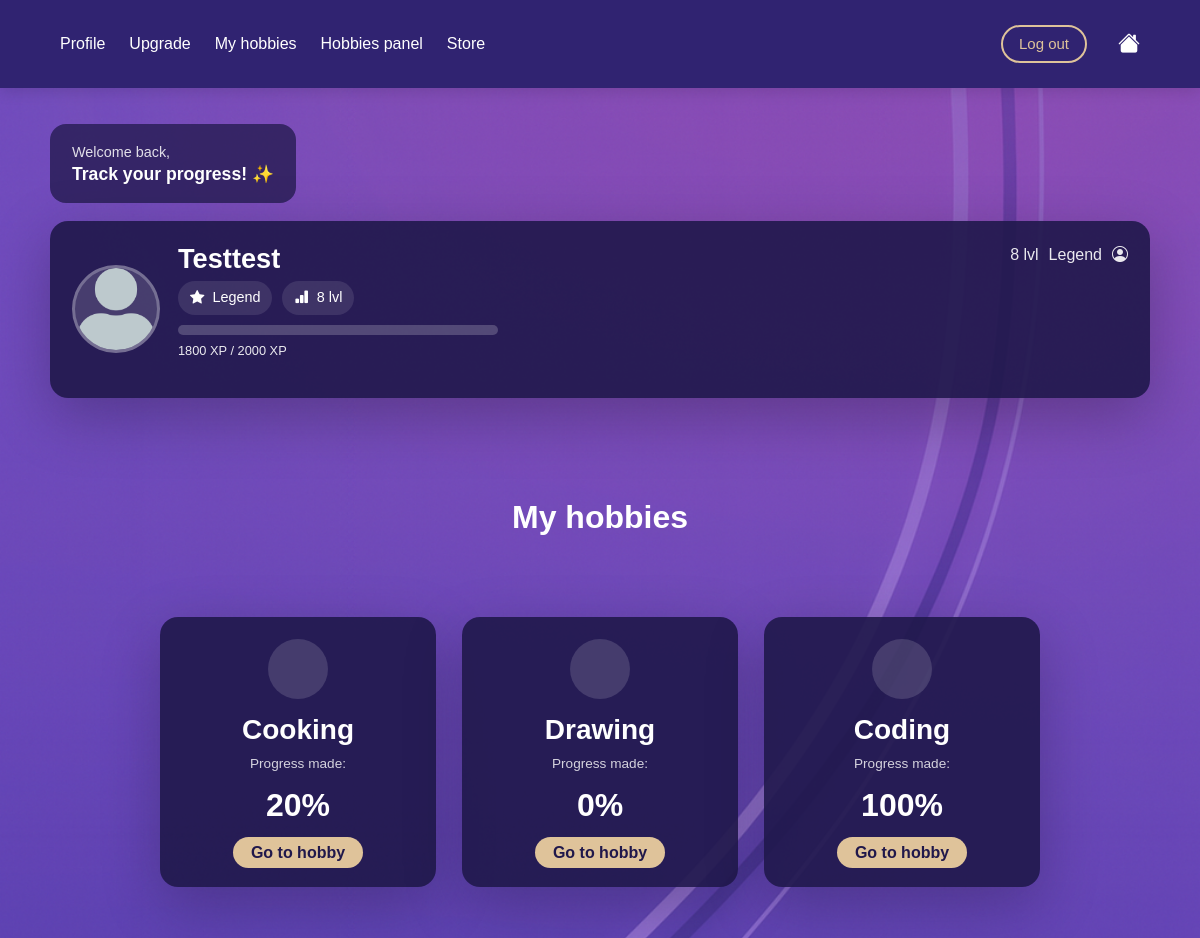
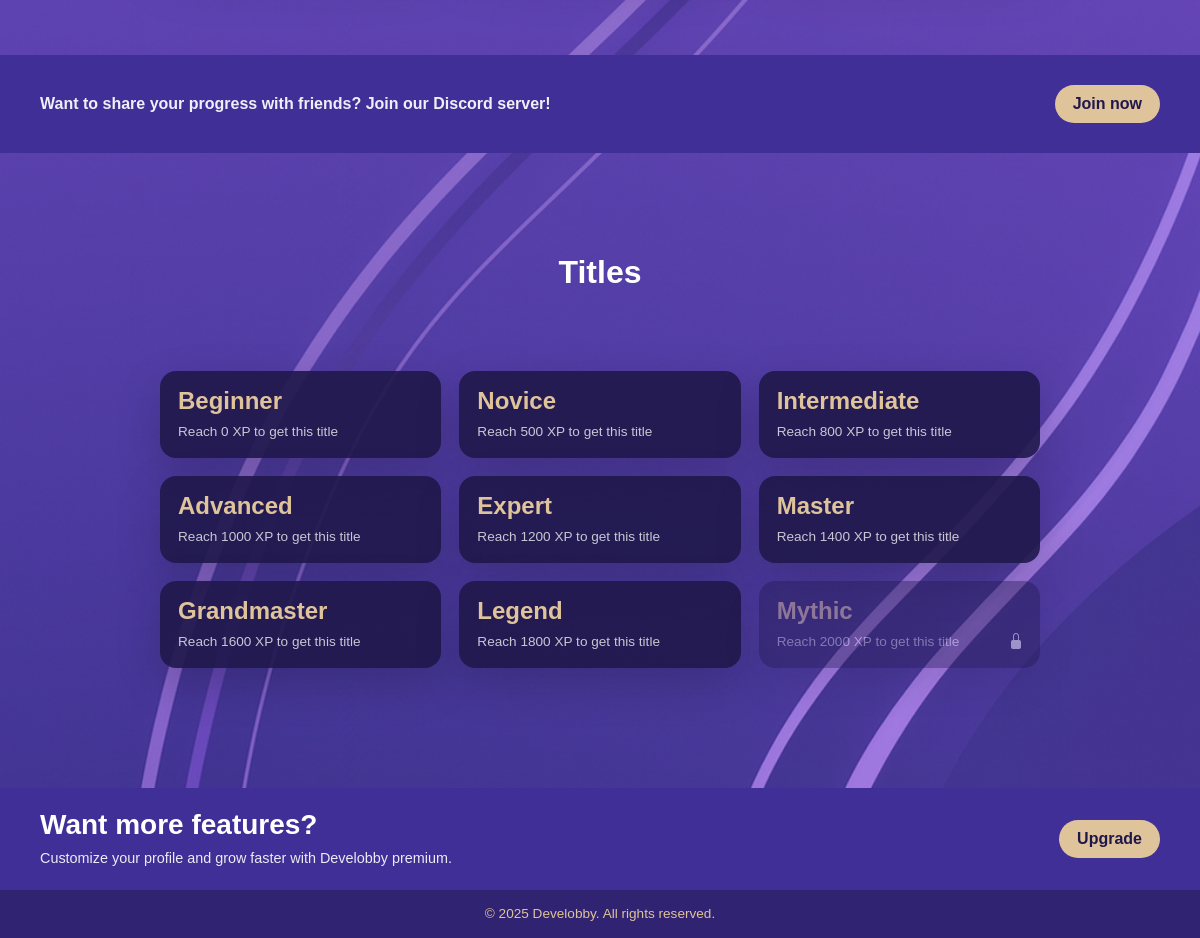
Page /profile/ (signed in) on the committed database (2 pictures, top to bottom).
### myapp/models.py (models this page shows, shortened)
class Level(models.Model):
    title = models.CharField(max_length=100, unique=True)
    xp_required = models.PositiveIntegerField()
    class Meta:
        ordering = ['xp_required']

class Hobby(models.Model):
    user = models.ForeignKey(User, on_delete=models.CASCADE, related_name="hobbies")
    detail = models.ForeignKey(HobbyDetail, on_delete=models.CASCADE)

class HobbyDetail(models.Model):
    name = models.CharField(max_length=100, unique=True)
    description = models.TextField()

### myapp/views.py (the view)
# urls.py: path('profile/', views.profile, name='profile'),
@login_required
def profile(request):
    user = request.user
    hobbies = (
        Hobby.objects
        .filter(user=user)
        .select_related("detail")
    )
    HOBBY_ICONS = {
        "Cooking": "fi fi-rr-hat-chef",
        "Drawing": "fi fi-rr-drawer-alt",
        "Coding": "fi fi-rr-square-terminal",
        "Music": "fi fi-rr-music-alt",
        "Fitness": "fi fi-tr-dumbbell-ray",
    }
    for hobby in hobbies:
        hobby.icon = HOBBY_ICONS.get(hobby.detail.name, "fi fi-rr-star")
        challenges = Challenge.objects.filter(hobby_detail=hobby.detail)
        total = challenges.count()
        completed = UserChallenges.objects.filter(
            user=user,
            challenge__in=challenges,
            completed=True
        ).count()
        hobby.progress = int((completed / total) * 100) if total > 0 else 0
    stats, _ = UserStats.objects.get_or_create(user=user)
    current_xp = stats.xp_total
    levels = list(Level.objects.all().order_by("xp_required"))
    current_level = None
    next_level = None
    level_number = 0
    for i, lvl in enumerate(levels):
        if current_xp >= lvl.xp_required:
            current_level = lvl
            level_number = i + 1
            if i + 1 < len(levels):
                next_level = levels[i + 1]
    progress_percent = 100          # domyślnie pełny pasek
    xp_color = "xp-high"             # jeden kolor (złoty)
    if current_level and next_level:
        xp_range = next_level.xp_required - current_level.xp_required
        if xp_range > 0:
            xp_progress = current_xp - current_level.xp_required
            progress_percent = int((xp_progress / xp_range) * 100)
            progress_percent = max(0, min(progress_percent, 100))
        else:
            progress_percent = 100
    return render(request, "myapp/profile.html", {
        "user": user,
        "hobbies": hobbies,
        "current_level": current_level,
        "next_level": next_level,
        "current_xp": current_xp,
        "progress_percent": progress_percent,
        "level_number": level_number,
        "levels": levels,
        "xp_color": xp_color,
    })

### myapp/templates/myapp/profile.html (shortened to what this page needs)
{% extends "myapp/base.html" %}
{% load static %}
{% block extra_css %}
<link rel="stylesheet" href="{% static 'css/profile.css' %}">
{% endblock %}
{% block content %}
<main class="profile-bg">
  <div class="profile-container">
    <div class="welcome-card">
      <p class="welcome-small">Welcome back,</p>
      <h3 class="welcome-title">Track your progress! ✨</h3>
    </div>
    <section class="user-card">
      <div class="user-left">
        <div class="avatar">
          <img src="{% static 'img/avatar.png' %}" alt="User avatar">
        </div>
        <div class="user-info">
          <h2 class="username">{{ request.user.username }}</h2>
          <div class="user-badges">
            {% if current_level %}
              <span class="badge-pill">
                <i class="bi bi-star-fill"></i>
                {{ current_level.title }}
              </span>
              <span class="badge-pill">
                <i class="bi bi-bar-chart-fill"></i>
                {{ level_number }} lvl
              </span>
            {% endif %}
          </div>
          <div class="xp-wrap">
            <div class="xp-bar">
            </div>
            <p class="xp-text">
              {{ current_xp }} XP
              {% if next_level %}
                / {{ next_level.xp_required }} XP
              {% endif %}
            </p>
          </div>
        </div>
      </div>
      <div class="user-right">
        {% if current_level %}
          <div class="top-right-mini">
            <span class="mini-lvl">{{ level_number }} lvl</span>
            <span class="mini-title">{{ current_level.title }}</span>
            <i class="bi bi-person-circle mini-icon"></i>
          </div>
        {% endif %}
      </div>
    </section>
    <h2 class="section-title">My hobbies</h2>
    <section class="hobbies-grid">
      {% for hobby in hobbies %}
        <div class="hobby-card">
          <div class="hobby-icon">
          </div>
          <h3>{{ hobby.detail.name }}</h3>
          <p class="progress-label">Progress made:</p>
          <div class="progress-big">{{ hobby.progress }}%</div>
          <a href="{% url 'hobby_detail' hobby.detail.id %}" class="small-btn">
            Go to hobby
          </a>
        </div>
      {% empty %}
        <p>You have no hobbies yet.</p>
      {% endfor %}
    </section>
    <section class="discord-strip">
      <p>Want to share your progress with friends? Join our Discord server!</p>
      <button class="small-btn">Join now</button>
    </section>
    <h2 class="section-title titles-title">Titles</h2>
    <section class="titles-grid">
      {% for lvl in levels %}
        <div class="title-card {% if current_xp < lvl.xp_required %}locked-title{% endif %}">
          <h4>{{ lvl.title }}</h4>
          <p>Reach {{ lvl.xp_required }} XP to get this title</p>
          {% if current_xp < lvl.xp_required %}
            <i class="bi bi-lock-fill lock-icon"></i>
          {% endif %}
        </div>
      {% endfor %}
    </section>
    <section class="premium-banner">
      <div class="premium-text">
        <h3>Want more features?</h3>
        <p>
          Customize your profile and grow faster with Develobby premium.
        </p>
      </div>
      <a href="{% url 'upgrade' %}" class="small-btn">Upgrade</a>
    </section>
  </div>
</main>
<footer class="main-footer">
  © 2025 Develobby. All rights reserved.
</footer>
{% endblock %}

### myapp/static/css/style.css (style rules this page uses)
:root { --dark-purple: #302371; --purple: #543EA7; --beige: #DFC39A; --violet: #704ABC; --pink-violet: #9753CC; --light-violet: #B4A2E7; --white: #ffffff; }
* { box-sizing: border-box; margin: 0; padding: 0; font-family: 'Arial', sans-serif; }
body { margin: 0; background: #704ABC; color: var(--white); }
section { padding: 80px 10%; }
.main-footer { background-color: #302371; color: #DFC39A; text-align: center; padding: 18px 12px; font-size: 0.9rem; font-weight: 500; }

### rows in the picture
Level: title "Legend", xp_required "1800"
Level: xp_required "2000", title "Mythic"
Hobby: detail.name "Cooking", progress "20"
Hobby: detail.name "Drawing", progress "0"
Hobby: detail.name "Coding", progress "100"
Level: title "Beginner", xp_required "0"
Level: title "Novice", xp_required "500"
Level: title "Intermediate", xp_required "800"
Level: title "Advanced", xp_required "1000"
Level: title "Expert", xp_required "1200"
Level: title "Master", xp_required "1400"
Level: title "Grandmaster", xp_required "1600"

### other values in the picture
{{ request.user.username }} "Testtest"
{{ level_number }} "8"
{{ current_xp }} "1800"
